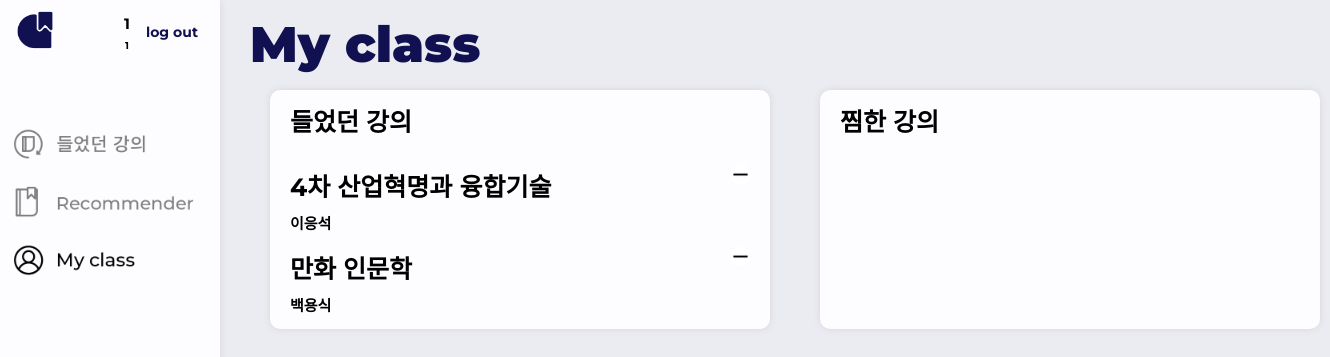
/my_class_ver2 (signed in), run on the app's committed database.
### main/models.py (models this page shows, shortened)
class User(AbstractBaseUser):
    userid = models.TextField(max_length=20) # 계정
    username = models.TextField(max_length=20)
    user_number = models.TextField(max_length=10)
    mbti = models.TextField(max_length=4)
    objects = UserManager()
    USERNAME_FIELD = 'userid'
    REQUIRED_FIELDS = ['user_number']

class Subject(models.Model):
    subj_id = models.IntegerField(unique=True)
    subj_name = models.TextField(max_length=20)
    category1 = models.TextField(max_length=10)
    category2 = models.TextField(max_length=10)
    prof_name = models.TextField(max_length=10)
    grading = models.TextField(max_length=100)
    time = models.TextField(max_length=20)
    room = models.TextField(max_length=10)

### main/views.py (the view)
# urls.py: path('my_class_ver2', views.my_class_ver2, name='my_class_ver2'),
def my_class_ver2(request):
    user = User.objects.get(userid=request.session['userid'])
    user_subject_list = UserSubject.objects.filter(user_id=user.id)
    wish_list = WishList.objects.filter(user_id=user.id)
    pre_lec_list = []
    save_lec_list = []
    for user_subject in user_subject_list:
        pre_lec_list.append(Subject.objects.get(subj_id=user_subject.subj_id))
    for lec in wish_list:
        save_lec_list.append(Subject.objects.get(subj_id=lec.subj_id))
    return render(request, 'main/my_class_ver2.html', {
        'user': user,
        'pre_lec_list': pre_lec_list,
        'save_lec_list': save_lec_list,
    })

### main/templates/main/my_class_ver2.html (shortened to what this page needs)
{% load static %}
<html>
    <head>
        <LINK HREF="{% static 'main/css/my_classVer2.css' %}" rel="stylesheet" />
    </head>
    <body>
        <div class="all">
            <div class="menu_bar">
                <div class="profile">
                    <div class="profile_logo">
                        <img src="{% static 'main/img/main_logo.png' %}" width="40px" height='40px' >
                    </div>
                    <div class="profile_name">
                        <span style="font-size: 15px; font-weight: bold; ">{{ user.username }}</span><br>
                        <span style="font-size: 10px; font-weight: bold; opacity: 50; ">{{ user.user_number }}</span>
                    </div>
                    <div class="logout">
                        <a href="{% url 'main:logout' %}" >log out</a>
                    </div>
                </div>
                <ul class="menu_list" >
                    <li class="menu_button" >
                        <A href="{% url 'main:pre_lec_ver2' %}" >
                            <img src="{% static 'main/img/들었던강의.png' %}" width="200" height='40' >
                        </A>
                    </li>
                    <li class="menu_button">
                        <A href="{% url 'main:class_rec_ver2' %}"  >
                            <img src="{% static 'main/img/recommender.png' %}" width="200" height='40' >
                        </A>
                    </li>
                    <li class="menu_button_thisPage">
                        <A href="{% url 'main:my_class_ver2' %}" >
                            <img src="{% static 'main/img/my_class.png' %}" width="200" height='40' >
                        </A>
                    </li>
                </ul>
            </div>
            <div class="container" >
                <div class="page_title">
                    <span style="font-size: 50px; font-weight: 900; ">My class</span>
                </div>
                <div class="content_container">
                    <div class="Pre_lecture_container">
                        <div class="Pre_lecture_title">
                            <span style="font-size: 25px; font-weight: bold; "> 들었던 강의</span>
                        </div>
                        {% for pre_lec in pre_lec_list %}
                            <div class="class_window" id='{{ pre_lec.subj_id }}'>
                                <div class="class_name_window">
                                    <span style="font-size: 25px; font-weight: bold; ">{{ pre_lec.subj_name}}</span><br>
                                    <span style="font-size: 15px; font-weight: bold; ">{{ pre_lec.prof_name}}</span><br>
                                </div>
                                <div class="minus_button" id='pre_lec_minus_button' value='{{ pre_lec.subj_id }}'>
                                    <img src="{% static 'main/img/minus.png'%}" width="15" height="15">
                                </div>
                            </div>
                        {% endfor %}
                    </div>
                    <div class="save_lecture_container">
                        <div class="save_lecture_title">
                            <span style="font-size: 25px; font-weight: bold; "> 찜한 강의</span>
                        </div>
                    </div>
                </div>
            </div>
        </div>
    </body>
</html>

### main/static/main/css/my_classVer2.css (style rules this page uses)
html,body { font: 14px/1.8 Arial, Helvatica, sans-serif; font-family: 'Montserrat', sans-serif; background-color: #ebebf2; margin: 0; }
.all { display: flex; }
.menu_bar { z-index: 1; position: fixed; display: inline-block; height: 100%; width: 200px; padding: 0px 10px 0px 10px; text-align: center; background-color: #fdfdff; box-shadow: 0px 0px 8px -2px rgb(199, 199, 199); }
.profile { display: inline-block; height: 70px; width: 200px; position: relative; padding: 0px 0px 0px 0px; }
.profile_logo { display: inline-block; position: absolute; top: 10px; right: 150px; height: 50px; width: 50px; padding: 0px 0px 0px 0px; }
.profile_name { display: inline-block; text-align: center; position: absolute; top: 10px; right: 80px; padding: 0px 0px 0px 0px; }
.logout { display: inline-block; float: right; text-align: center; margin: 20px 10px; }
.logout a { text-decoration: none; color: #111051; font-size: 1rem; font-weight: bold; padding: 2px; }
.menu_list { padding: 30px 0px 10px 0px }
.menu_button { margin: 10px 0px 0px 0px; list-style: none; opacity: 0.5; transition: 0.3s; }
.menu_button_thisPage { margin: 10px 0px 0px 0px; opacity: 1; list-style: none; }
.container { z-index: 0; display: flex; flex-direction: column; padding: 0px 0px 0px 0px; margin-left: 220px; width: 100%; height: 100%; }
.page_title { margin: 0px 0px 0px 30px; color: #111051; }
.content_container { display: flex; width: 1100px; flex-direction: row; justify-content: space-around; }
.Pre_lecture_container { display: flex; flex-direction: column; margin: 0px 0px 0px 50px; display: flex; width: 500px; background-color: #fdfdff; border-radius: 10px; box-shadow: 0px 0px 8px -2px rgb(199, 199, 199); }
.Pre_lecture_title { margin: 10px 0px 20px 20px; }
.save_lecture_container { display: flex; flex-direction: column; margin: 0px 0px 0px 50px; display: flex; width: 500px; background-color: #fdfdff; border-radius: 10px; box-shadow: 0px 0px 8px -2px rgb(199, 199, 199); }
.save_lecture_title { margin: 10px 0px 20px 20px; }
.class_window { margin: 0px 0px 0px 0px; padding: 0px 20px 0px 0px; background-color: #fdfdff; border-radius: 20px; display: flex; flex-direction: row; justify-content: space-between; transition: 0.3s; }
.class_name_window { padding: 0px 0px 10px 20px; }
.minus_button { float: right; width: 15px; height: 15px; padding: 2px; border-radius: 8px; background-color: #fff; transition: 0.3s; }

### data on the page
User: username "1", user_number "1"
Subject: subj_name "4차 산업혁명과 융합기술", prof_name "이응석", {{ pre_lec.subj_id }} 10001 (drawn)
Subject: subj_name "만화 인문학", prof_name "백용식", {{ pre_lec.subj_id }} 10042 (drawn)
